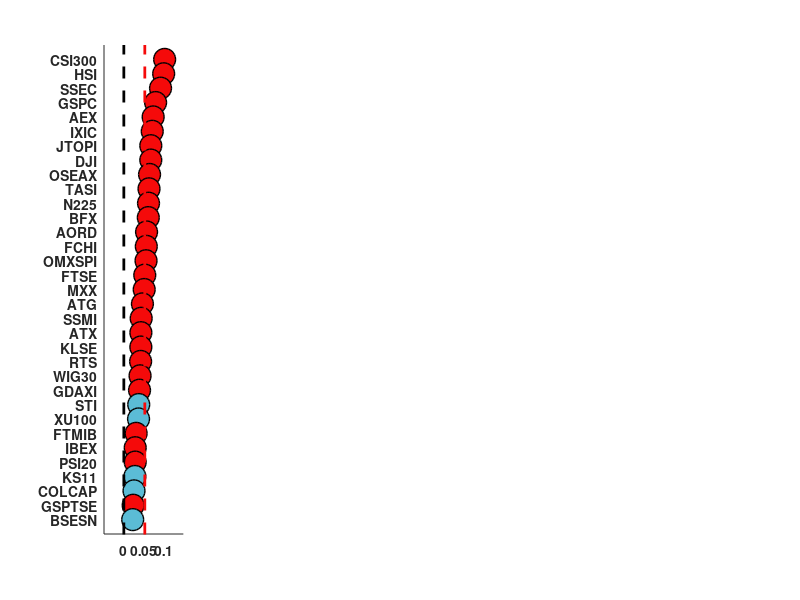

MATLAB code to generate this figure: (Note: this script raises an error after producing the figure.)
clear
addpath('data')
addpath('utils')
load figure_table
for i=1:5
[~,I]=sort(table(:,2*i-1),1,"descend");
table(:,2*i-1:2*i)=table(I,2*i-1:2*i);
markets_name_sort{i}=markets_name(I);
end


x_arix=1:1:34;
c1=[245,10,10]./255;
c2=[91,188,214]./255;
c3=[217,217,217]./255;
c3=[168 187 218]./255;
sz=250;
Linewidth=1;
I=size(table,2)/2;
figure('Color',[1 1 1])
for i=1:I
    
    subplot(1,I,i)
    hold on
    for j=1:33
        if table(j,2*i)>0.1
        h1=scatter(table(j,2*i-1),-j,sz,'MarkerEdgeColor',[0,0,0],'MarkerFaceColor',c2,'LineWidth',Linewidth);
        else
        h2=scatter(table(j,2*i-1),-j,sz,'MarkerEdgeColor',[0,0,0],'MarkerFaceColor',c1,'LineWidth',Linewidth);
        end
    end
  
    ylim=get(gca,'ylim'); % 
    a1=mean(table(:,2*i-1));
    plot([a1,a1],ylim,'LineWidth',2,'LineStyle','--','Color',c1);
    plot([0,0],ylim,'LineWidth',2,'LineStyle','--','Color',[0 0 0]);
     
        set(gca,'YTick',-33:1:-1);
        set(gca,'XTick',[0 0.05,0.1]);
        set(gca,'YTicklabel',[flipud(markets_name_sort{i});{""}],'FontSize',10,'FontWeight','bold')
        set(gca,'tickdir','out')
        set(gca,'ticklength',[0 0])
        axis([-0.05,0.15,-34,0])
        %set(gca,'xminortick','on')
         ax=get(gca);
    ax_position=ax.Position;
    annotation('rectangle',[ax_position(1),ax_position(2)+ax_position(4),ax_position(3),0.05],'FaceColor',c3);
    annotation('textbox',[ax_position(1),ax_position(2)+ax_position(4),ax_position(3),0.05],'String',['h=',num2str(i)], ...
    HorizontalAlignment='center',VerticalAlignment='middle',FontSize=13,LineWidth=1,FontWeight='bold');

         


    box off
    ax2 = axes('Position',get(gca,'Position'),...
           'XAxisLocation','top',...
           'YAxisLocation','right',...
           'Color','none',...
           'XColor','k','YColor','k');
   set(ax2,'YTick', []);
   set(ax2,'XTick', []);
   set(ax2,'LineWidth', 1.2);
   box on
% 
%      


end
legend([h2,h1],{'Significantly positive','Positive but not significantly'}, ...
    "Box","off","FontSize",13,"Orientation","horizontal",'Location','south','FontWeight','bold')



